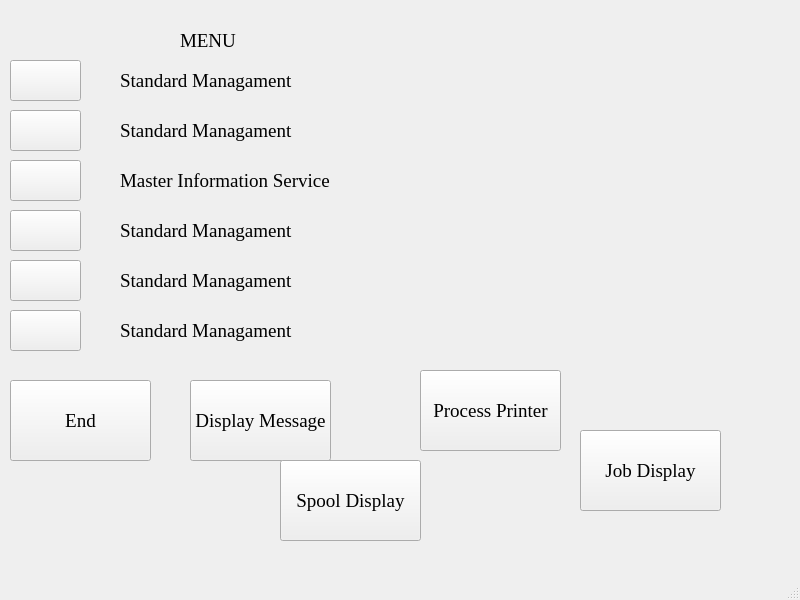
<?xml version="1.0" encoding="UTF-8"?>
<ui version="4.0">
 <class>MainWindow</class>
 <widget class="QMainWindow" name="MainWindow">
  <property name="geometry">
   <rect>
    <x>0</x>
    <y>0</y>
    <width>800</width>
    <height>600</height>
   </rect>
  </property>
  <property name="windowTitle">
   <string>MainWindow</string>
  </property>
  <widget class="QWidget" name="centralwidget">
   <widget class="QLabel" name="label">
    <property name="geometry">
     <rect>
      <x>180</x>
      <y>20</y>
      <width>191</width>
      <height>41</height>
     </rect>
    </property>
    <property name="font">
     <font>
      <family>Times New Roman</family>
      <pointsize>14</pointsize>
     </font>
    </property>
    <property name="text">
     <string>MENU</string>
    </property>
   </widget>
   <widget class="QPushButton" name="pushButton">
    <property name="geometry">
     <rect>
      <x>10</x>
      <y>60</y>
      <width>71</width>
      <height>41</height>
     </rect>
    </property>
    <property name="font">
     <font>
      <family>Times New Roman</family>
      <pointsize>14</pointsize>
     </font>
    </property>
    <property name="text">
     <string/>
    </property>
   </widget>
   <widget class="QLabel" name="label_2">
    <property name="geometry">
     <rect>
      <x>120</x>
      <y>60</y>
      <width>221</width>
      <height>41</height>
     </rect>
    </property>
    <property name="font">
     <font>
      <family>Times New Roman</family>
      <pointsize>14</pointsize>
     </font>
    </property>
    <property name="text">
     <string>Standard Managament</string>
    </property>
   </widget>
   <widget class="QLabel" name="label_3">
    <property name="geometry">
     <rect>
      <x>120</x>
      <y>110</y>
      <width>221</width>
      <height>41</height>
     </rect>
    </property>
    <property name="font">
     <font>
      <family>Times New Roman</family>
      <pointsize>14</pointsize>
     </font>
    </property>
    <property name="text">
     <string>Standard Managament</string>
    </property>
   </widget>
   <widget class="QPushButton" name="pushButton_2">
    <property name="geometry">
     <rect>
      <x>10</x>
      <y>110</y>
      <width>71</width>
      <height>41</height>
     </rect>
    </property>
    <property name="font">
     <font>
      <family>Times New Roman</family>
      <pointsize>14</pointsize>
     </font>
    </property>
    <property name="text">
     <string/>
    </property>
   </widget>
   <widget class="QPushButton" name="pushButton_3">
    <property name="geometry">
     <rect>
      <x>10</x>
      <y>210</y>
      <width>71</width>
      <height>41</height>
     </rect>
    </property>
    <property name="font">
     <font>
      <family>Times New Roman</family>
      <pointsize>14</pointsize>
     </font>
    </property>
    <property name="text">
     <string/>
    </property>
   </widget>
   <widget class="QLabel" name="label_4">
    <property name="geometry">
     <rect>
      <x>120</x>
      <y>160</y>
      <width>281</width>
      <height>41</height>
     </rect>
    </property>
    <property name="font">
     <font>
      <family>Times New Roman</family>
      <pointsize>14</pointsize>
     </font>
    </property>
    <property name="text">
     <string>Master Information Service</string>
    </property>
   </widget>
   <widget class="QLabel" name="label_5">
    <property name="geometry">
     <rect>
      <x>120</x>
      <y>210</y>
      <width>221</width>
      <height>41</height>
     </rect>
    </property>
    <property name="font">
     <font>
      <family>Times New Roman</family>
      <pointsize>14</pointsize>
     </font>
    </property>
    <property name="text">
     <string>Standard Managament</string>
    </property>
   </widget>
   <widget class="QPushButton" name="pushButton_4">
    <property name="geometry">
     <rect>
      <x>10</x>
      <y>160</y>
      <width>71</width>
      <height>41</height>
     </rect>
    </property>
    <property name="font">
     <font>
      <family>Times New Roman</family>
      <pointsize>14</pointsize>
     </font>
    </property>
    <property name="text">
     <string/>
    </property>
   </widget>
   <widget class="QPushButton" name="pushButton_5">
    <property name="geometry">
     <rect>
      <x>10</x>
      <y>310</y>
      <width>71</width>
      <height>41</height>
     </rect>
    </property>
    <property name="font">
     <font>
      <family>Times New Roman</family>
      <pointsize>14</pointsize>
     </font>
    </property>
    <property name="text">
     <string/>
    </property>
   </widget>
   <widget class="QLabel" name="label_6">
    <property name="geometry">
     <rect>
      <x>120</x>
      <y>260</y>
      <width>221</width>
      <height>41</height>
     </rect>
    </property>
    <property name="font">
     <font>
      <family>Times New Roman</family>
      <pointsize>14</pointsize>
     </font>
    </property>
    <property name="text">
     <string>Standard Managament</string>
    </property>
   </widget>
   <widget class="QLabel" name="label_7">
    <property name="geometry">
     <rect>
      <x>120</x>
      <y>310</y>
      <width>221</width>
      <height>41</height>
     </rect>
    </property>
    <property name="font">
     <font>
      <family>Times New Roman</family>
      <pointsize>14</pointsize>
     </font>
    </property>
    <property name="text">
     <string>Standard Managament</string>
    </property>
   </widget>
   <widget class="QPushButton" name="pushButton_6">
    <property name="geometry">
     <rect>
      <x>10</x>
      <y>260</y>
      <width>71</width>
      <height>41</height>
     </rect>
    </property>
    <property name="font">
     <font>
      <family>Times New Roman</family>
      <pointsize>14</pointsize>
     </font>
    </property>
    <property name="text">
     <string/>
    </property>
   </widget>
   <widget class="QPushButton" name="pushButton_7">
    <property name="geometry">
     <rect>
      <x>10</x>
      <y>380</y>
      <width>141</width>
      <height>81</height>
     </rect>
    </property>
    <property name="font">
     <font>
      <family>Times New Roman</family>
      <pointsize>14</pointsize>
     </font>
    </property>
    <property name="text">
     <string>End</string>
    </property>
   </widget>
   <widget class="QPushButton" name="pushButton_8">
    <property name="geometry">
     <rect>
      <x>190</x>
      <y>380</y>
      <width>141</width>
      <height>81</height>
     </rect>
    </property>
    <property name="font">
     <font>
      <family>Times New Roman</family>
      <pointsize>14</pointsize>
     </font>
    </property>
    <property name="text">
     <string>Display Message</string>
    </property>
   </widget>
   <widget class="QPushButton" name="pushButton_9">
    <property name="geometry">
     <rect>
      <x>420</x>
      <y>370</y>
      <width>141</width>
      <height>81</height>
     </rect>
    </property>
    <property name="font">
     <font>
      <family>Times New Roman</family>
      <pointsize>14</pointsize>
     </font>
    </property>
    <property name="text">
     <string>Process Printer</string>
    </property>
   </widget>
   <widget class="QPushButton" name="pushButton_10">
    <property name="geometry">
     <rect>
      <x>280</x>
      <y>460</y>
      <width>141</width>
      <height>81</height>
     </rect>
    </property>
    <property name="font">
     <font>
      <family>Times New Roman</family>
      <pointsize>14</pointsize>
     </font>
    </property>
    <property name="text">
     <string>Spool Display</string>
    </property>
   </widget>
   <widget class="QPushButton" name="pushButton_11">
    <property name="geometry">
     <rect>
      <x>580</x>
      <y>430</y>
      <width>141</width>
      <height>81</height>
     </rect>
    </property>
    <property name="font">
     <font>
      <family>Times New Roman</family>
      <pointsize>14</pointsize>
     </font>
    </property>
    <property name="text">
     <string>Job Display</string>
    </property>
   </widget>
  </widget>
  <widget class="QMenuBar" name="menubar">
   <property name="geometry">
    <rect>
     <x>0</x>
     <y>0</y>
     <width>800</width>
     <height>26</height>
    </rect>
   </property>
  </widget>
  <widget class="QStatusBar" name="statusbar"/>
 </widget>
 <resources/>
 <connections/>
</ui>
